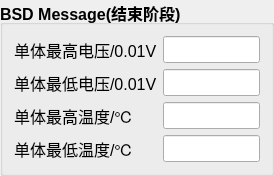
    <widget class="QGroupBox" name="groupBox_7">
     <property name="geometry">
      <rect>
       <x>870</x>
       <y>0</y>
       <width>274</width>
       <height>172</height>
      </rect>
     </property>
     <property name="font">
      <font>
       <pointsize>12</pointsize>
       <weight>75</weight>
       <bold>true</bold>
      </font>
     </property>
     <property name="title">
      <string>BSD Message(结束阶段)</string>
     </property>
     <layout class="QFormLayout" name="formLayout_6">
      <item row="0" column="0">
       <widget class="QLabel" name="label1_44">
        <property name="font">
         <font>
          <pointsize>12</pointsize>
          <weight>50</weight>
          <bold>false</bold>
         </font>
        </property>
        <property name="text">
         <string>单体最高电压/0.01V</string>
        </property>
        <property name="buddy">
         <cstring>lineEdit2_1</cstring>
        </property>
       </widget>
      </item>
      <item row="0" column="1">
       <widget class="QLineEdit" name="lineEdit1_18">
        <property name="maximumSize">
         <size>
          <width>100</width>
          <height>16777215</height>
         </size>
        </property>
       </widget>
      </item>
      <item row="1" column="0">
       <widget class="QLabel" name="label1_45">
        <property name="font">
         <font>
          <pointsize>12</pointsize>
          <weight>50</weight>
          <bold>false</bold>
         </font>
        </property>
        <property name="text">
         <string>单体最低电压/0.01V</string>
        </property>
        <property name="buddy">
         <cstring>lineEdit2_1</cstring>
        </property>
       </widget>
      </item>
      <item row="1" column="1">
       <widget class="QLineEdit" name="lineEdit1_19">
        <property name="maximumSize">
         <size>
          <width>100</width>
          <height>16777215</height>
         </size>
        </property>
       </widget>
      </item>
      <item row="2" column="0">
       <widget class="QLabel" name="label1_46">
        <property name="font">
         <font>
          <pointsize>12</pointsize>
          <weight>50</weight>
          <bold>false</bold>
         </font>
        </property>
        <property name="text">
         <string>单体最高温度/℃</string>
        </property>
        <property name="buddy">
         <cstring>lineEdit2_1</cstring>
        </property>
       </widget>
      </item>
      <item row="2" column="1">
       <widget class="QLineEdit" name="lineEdit1_20">
        <property name="maximumSize">
         <size>
          <width>100</width>
          <height>16777215</height>
         </size>
        </property>
       </widget>
      </item>
      <item row="3" column="0">
       <widget class="QLabel" name="label1_47">
        <property name="font">
         <font>
          <pointsize>12</pointsize>
          <weight>50</weight>
          <bold>false</bold>
         </font>
        </property>
        <property name="text">
         <string>单体最低温度/℃</string>
        </property>
        <property name="buddy">
         <cstring>lineEdit2_1</cstring>
        </property>
       </widget>
      </item>
      <item row="3" column="1">
       <widget class="QLineEdit" name="lineEdit1_21">
        <property name="maximumSize">
         <size>
          <width>100</width>
          <height>16777215</height>
         </size>
        </property>
       </widget>
      </item>
     </layout>
    </widget>
